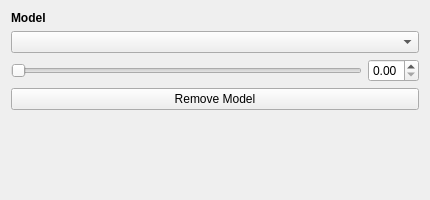
<?xml version="1.0" encoding="UTF-8"?>
<ui version="4.0">
 <class>Form</class>
 <widget class="QWidget" name="Form">
  <property name="geometry">
   <rect>
    <x>0</x>
    <y>0</y>
    <width>430</width>
    <height>200</height>
   </rect>
  </property>
  <property name="sizePolicy">
   <sizepolicy hsizetype="Preferred" vsizetype="MinimumExpanding">
    <horstretch>0</horstretch>
    <verstretch>0</verstretch>
   </sizepolicy>
  </property>
  <property name="minimumSize">
   <size>
    <width>0</width>
    <height>100</height>
   </size>
  </property>
  <property name="windowTitle">
   <string>Form</string>
  </property>
  <layout class="QGridLayout" name="gridLayout">
   <item row="1" column="0">
    <widget class="QComboBox" name="models"/>
   </item>
   <item row="0" column="0">
    <widget class="QLabel" name="model_label">
     <property name="font">
      <font>
       <bold>true</bold>
      </font>
     </property>
     <property name="text">
      <string>Model</string>
     </property>
    </widget>
   </item>
   <item row="2" column="0">
    <layout class="QHBoxLayout" name="horizontalLayout">
     <item>
      <widget class="QSlider" name="model_weight_slider">
       <property name="maximum">
        <number>100</number>
       </property>
       <property name="orientation">
        <enum>Qt::Horizontal</enum>
       </property>
      </widget>
     </item>
     <item>
      <widget class="QDoubleSpinBox" name="model_weight_spinbox">
       <property name="maximum">
        <double>1.000000000000000</double>
       </property>
      </widget>
     </item>
    </layout>
   </item>
   <item row="3" column="0">
    <widget class="QPushButton" name="model_delete_button">
     <property name="text">
      <string>Remove Model</string>
     </property>
    </widget>
   </item>
   <item row="4" column="0">
    <spacer name="verticalSpacer">
     <property name="orientation">
      <enum>Qt::Vertical</enum>
     </property>
     <property name="sizeHint" stdset="0">
      <size>
       <width>20</width>
       <height>40</height>
      </size>
     </property>
    </spacer>
   </item>
  </layout>
 </widget>
 <resources/>
 <connections/>
</ui>
